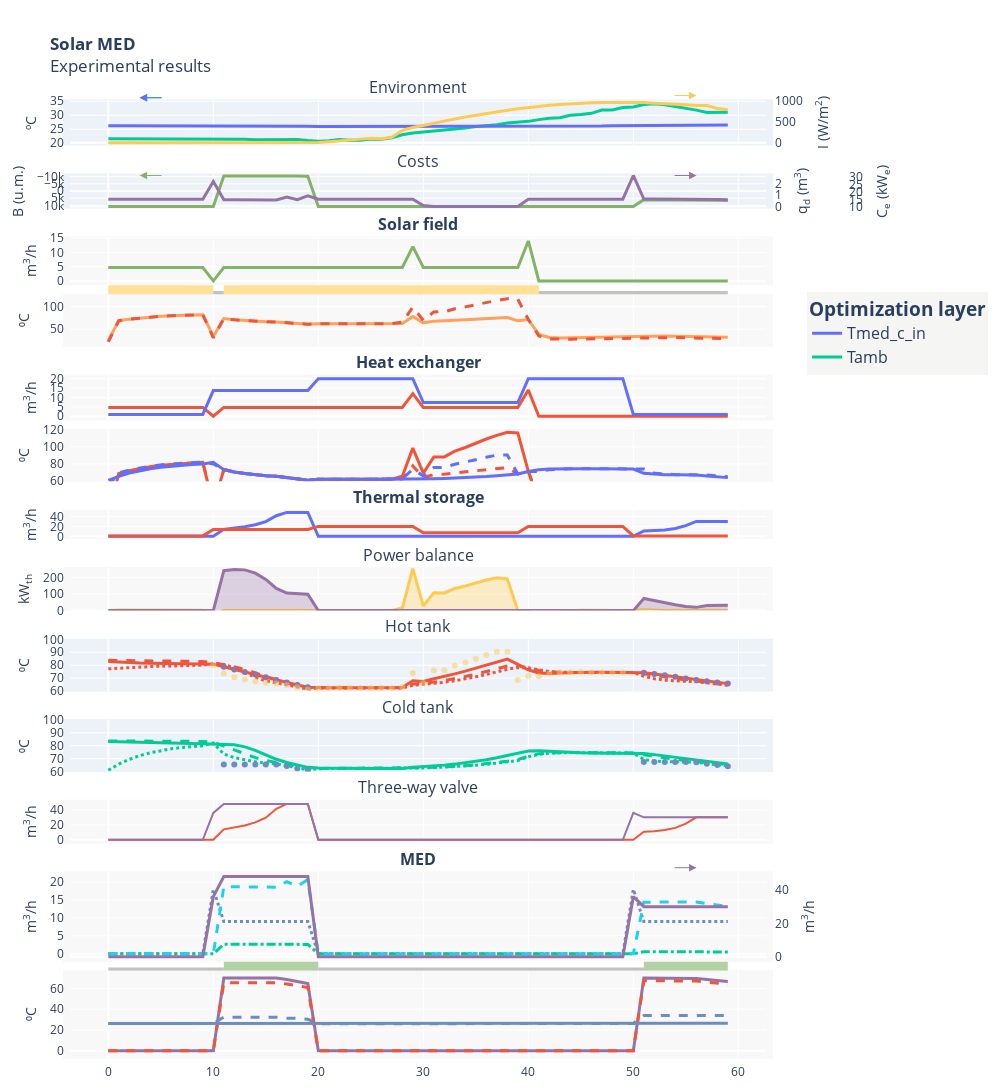

Source (notebook cell):
### Code cell
# Sync model index with measured data

# Update plot config
with open( Path("data") / "plot_config.hjson") as f:
    plt_config = hjson.load(f)
plt_config["plots"]["costs"]["traces_left"][0]["var_id"] = 'net_profit'
plt_config["plots"]["heat_exchanger_flows"]["traces_left"].pop(-1)
plt_config["plots"]["thermal_storage_flows"]["traces_left"].pop(-1)
plt_config["plots"]["thermal_storage_flows"]["traces_left"].pop(-1)
plt_config["plots"]["med_temperatures"].pop("traces_right", None)

fig = experimental_results_plot(plt_config, df_mod, resample=resample_figures)

fig.show(
    config=generate_plotly_config(fig, figure_name='solar_med_debugging')
)
